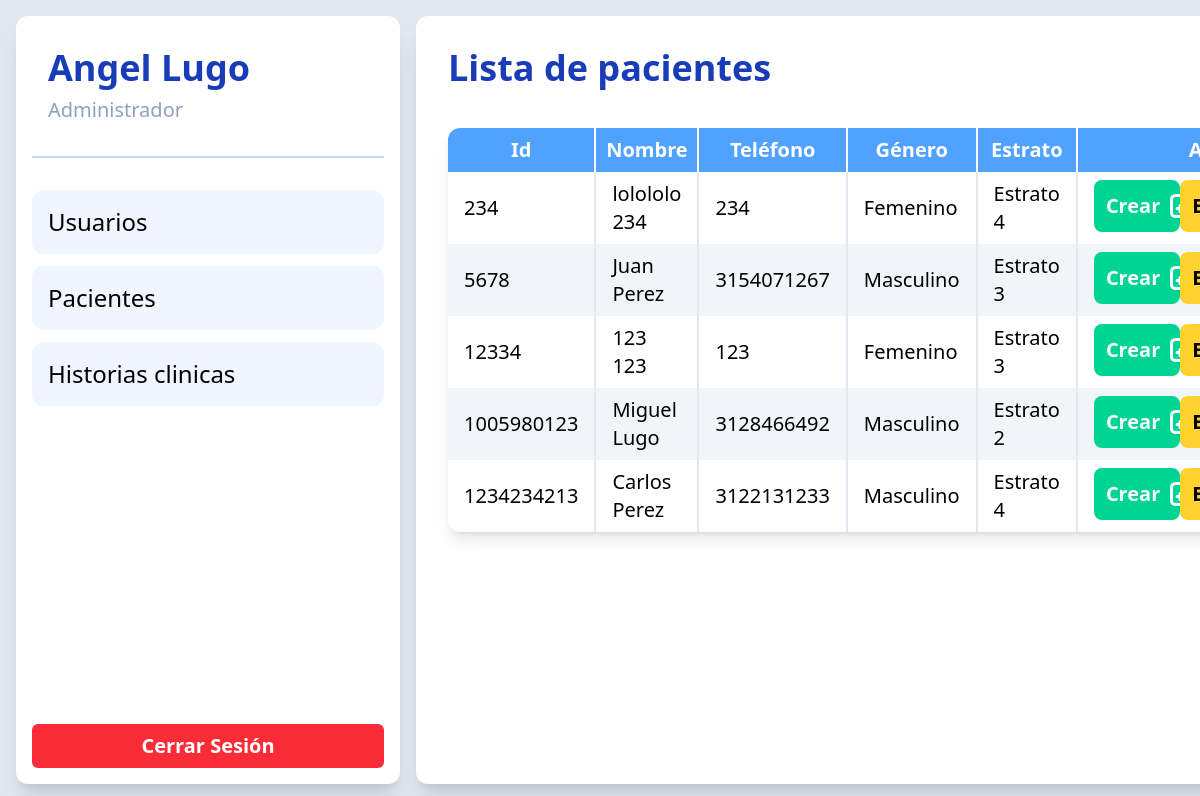
The page /pages/mainPage.php?page=listPatients (signed in) on the database its author committed.
### tables this page shows
CREATE TABLE `pacientes` (
  `pac_id` int(11) NOT NULL,
  `pac_nombre` varchar(50) NOT NULL,
  `pac_apellido` varchar(50) NOT NULL,
  `pac_correo` varchar(50) NOT NULL,
  `pac_direccion` varchar(70) NOT NULL,
  `pac_telefono` bigint(20) NOT NULL,
  `gen_id` int(11) NOT NULL,
  `estr_id` int(11) NOT NULL,
  `pac_estado` enum('activo','inactivo') NOT NULL DEFAULT 'activo'
);

CREATE TABLE `generos` (
  `gen_id` int(11) NOT NULL,
  `gen_nombre` varchar(30) NOT NULL
);

CREATE TABLE `estratos` (
  `estr_id` int(11) NOT NULL,
  `estr_nombre` varchar(30) NOT NULL
);

### logic/php/functions.php (called while the page is built, shortened)
<?php
function getAllPatients($conn, $estate = 'activo')
{
  $get_patients = $conn->prepare("SELECT * FROM pacientes INNER JOIN generos ON pacientes.gen_id = generos.gen_id INNER JOIN estratos ON pacientes.estr_id = estratos.estr_id WHERE pac_estado = :estado ORDER BY pac_id ASC");
  $get_patients->bindParam(':estado', $estate, PDO::PARAM_STR);
  if ($get_patients->execute()) {
    return $get_patients->fetchAll(PDO::FETCH_ASSOC);
  }
  return null;
}

### pages/listPatients.php (the view, shortened to what this page needs)
<?php
$patients = getAllPatients($conn);
?>
<section class="h-full flex-grow p-8 bg-white rounded-xl flex flex-col gap-10 shadow-xl z-10">
  <h1 class="text-4xl font-bold text-blue-800">Lista de pacientes</h1>
  <table class="rounded-xl overflow-hidden shadow-lg text-xl">
    <thead class="bg-blue-400 text-white font-bold">
      <tr class="divide-x-2">
        <th class="py-2">Id</th>
        <th class="py-2">Nombre</th>
        <th class="py-2">Teléfono</th>
        <th class="py-2">Género</th>
        <th class="py-2">Estrato</th>
        <th class="py-2">Acciones</th>
      </tr>
    </thead>
    <tbody>
      <?php foreach ($patients as $index => $patient) {
        $even_row = ($index % 2 == 1) ? 'bg-slate-100' : '';
        $patientName = htmlspecialchars($patient['pac_nombre'] . " " . $patient['pac_apellido']);
      ?>
        <tr class="divide-x-2 divide-slate-200 <?= $even_row ?>">
          <td class="px-4 py-2"><?= htmlspecialchars($patient['pac_id']) ?></td>
          <td class="px-4 py-2"><?= $patientName ?></td>
          <td class="px-4 py-2"><?= htmlspecialchars($patient['pac_telefono']) ?></td>
          <td class="px-4 py-2"><?= htmlspecialchars($patient['gen_nombre']) ?></td>
          <td class="px-4 py-2"><?= htmlspecialchars($patient['estr_nombre']) ?></td>
          <td class="px-4 py-2 flex justify-evenly">
            <a
              href="?page=createRecord&patient=<?= htmlspecialchars($patient['pac_id']) ?>"
              class="font-semibold p-3 bg-emerald-400 hover:bg-emerald-600 cursor-pointer transition-all rounded-lg text-white flex gap-2">
              Crear
            </a>
            <a
              href="?page=editPatient&patient=<?= htmlspecialchars($patient['pac_id']) ?>"
              class="font-semibold p-3 bg-amber-300 hover:bg-amber-500 cursor-pointer rounded-lg flex gap-2">
              Editar
            </a>
          </td>
        </tr>
      <?php } ?>
    </tbody>
  </table>
</section>

### rows shown on the page
pacientes: pac_id "234", patientName "lolololo 234", pac_telefono "234", gen.gen_nombre "Femenino", estr.estr_nombre "Estrato 4"
pacientes: pac_id "5678", patientName "Juan Perez", pac_telefono "3154071267", gen.gen_nombre "Masculino", estr.estr_nombre "Estrato 3"
pacientes: pac_id "12334", patientName "123 123", pac_telefono "123", gen.gen_nombre "Femenino", estr.estr_nombre "Estrato 3"
pacientes: pac_id "1005980123", patientName "Miguel Lugo", pac_telefono "3128466492", gen.gen_nombre "Masculino", estr.estr_nombre "Estrato 2"
pacientes: pac_id "1234234213", patientName "Carlos Perez", pac_telefono "3122131233", gen.gen_nombre "Masculino", estr.estr_nombre "Estrato 4"

### other values the page prints
$_SESSION['user_name'] "Angel Lugo"
$_SESSION['role'] "Administrador"
